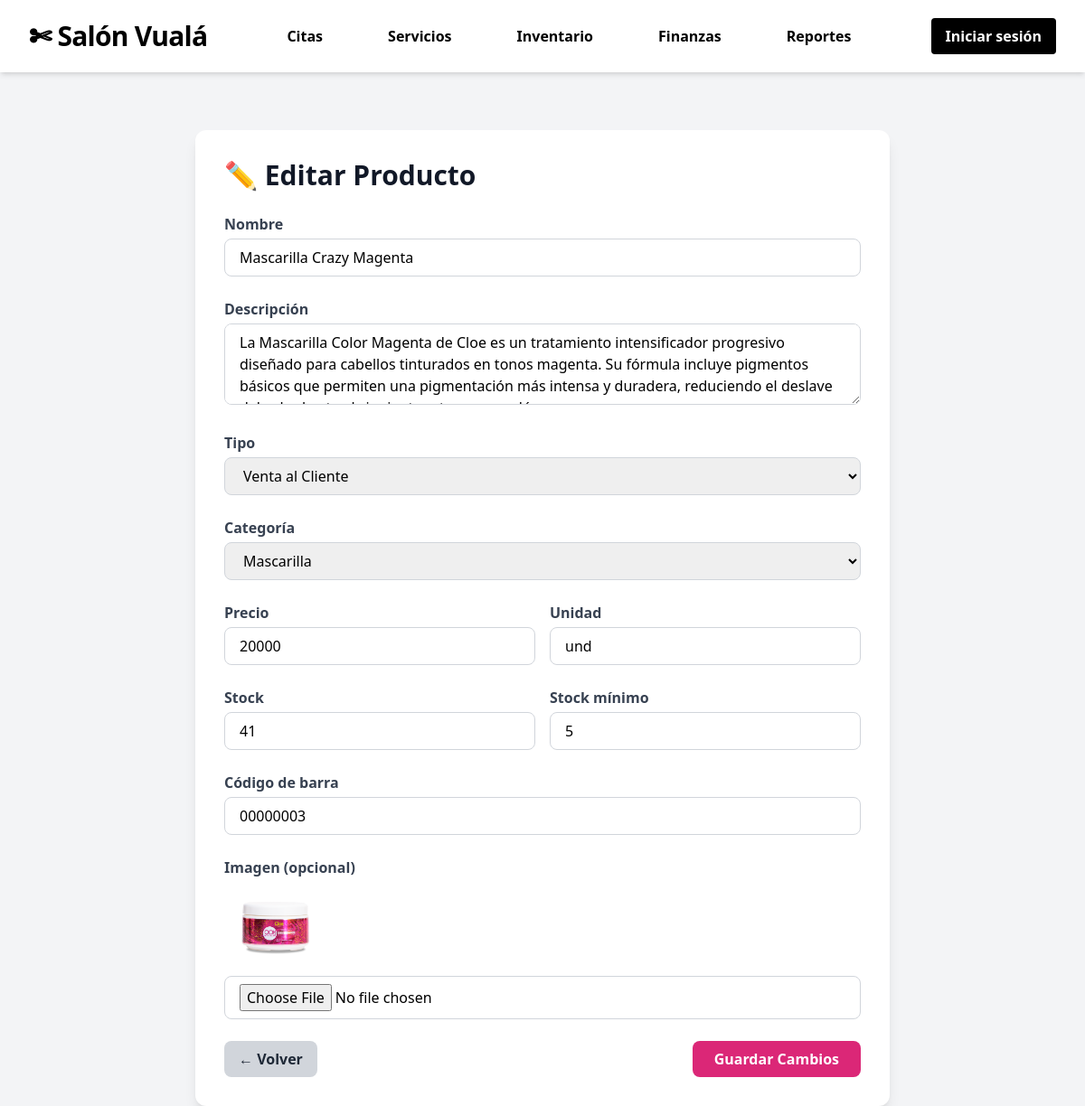
Page /inventario/editar/4/ on the earlier database version.
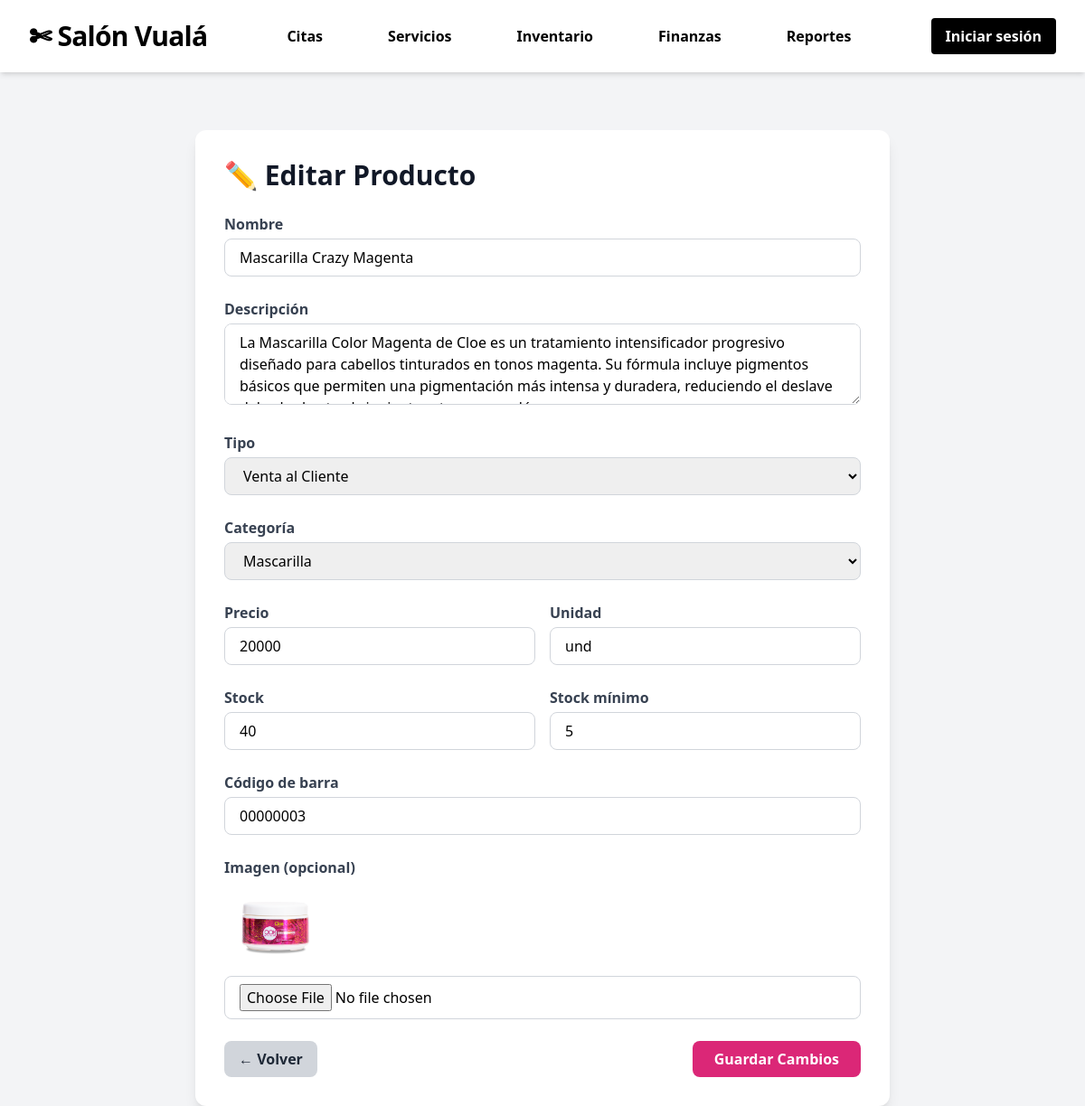
Same page on the later database version.
### inventario/models.py (models this page shows, shortened)
class Producto(models.Model):
    TIPO_CHOICES = [
        ("venta", "Venta al Cliente"),
        ("insumo", "Consumo Interno"),
    ]
    CATEGORIA_CHOICES = [
        ("shampoo", "Shampoo"),
        ("acondicionador", "Acondicionador"),
        ("mascarilla", "Mascarilla / Máscara"),
        ("aceite", "Aceite / Aceite"),
        ("otros", "Otros"),
    ]
    nombre = models.CharField(max_length=100)
    descripcion = models.TextField(blank=True)
    tipo = models.CharField(max_length=10, choices=TIPO_CHOICES, default="venta")
    categoria = models.CharField(
        max_length=20,
        choices=CATEGORIA_CHOICES,
        default="otros"
    )
    precio = models.PositiveIntegerField(default=0)
    stock = models.PositiveIntegerField(default=0)
    stock_minimo = models.PositiveIntegerField(default=5)
    codigo_barra = models.CharField(max_length=50, unique=True)
    unidad = models.CharField(max_length=20, default="und")
    imagen = models.ImageField(upload_to="productos/", blank=True, null=True)

### inventario/views.py (the view, shortened to what this page needs)
# urls.py: path('editar/<int:id>/', views.editar_producto, name='editar_producto'),
def editar_producto(request, id):
    producto = Producto.objects.get(id=id)
    return render(request, 'inventario/editar_producto.html', {'producto': producto})

### inventario/templates/inventario/editar_producto.html (shortened to what this page needs)
{% extends "inicio/base_dashboard.html" %}
{% block content %}
<div class="max-w-3xl mx-auto bg-white shadow-lg rounded-xl p-8 mt-10">
    <h1 class="text-3xl font-bold text-gray-900 mb-6">✏️ Editar Producto</h1>
    <form action="" method="POST" enctype="multipart/form-data" class="space-y-6">
        <div>
            <label class="block font-semibold text-gray-700 mb-1">Nombre</label>
            <input type="text" name="nombre" value="{{ producto.nombre }}" required
                   class="w-full border border-gray-300 rounded-lg px-4 py-2 focus:ring-pink-500 focus:border-pink-500">
        </div>
        <div>
            <label class="block font-semibold text-gray-700 mb-1">Descripción</label>
            <textarea name="descripcion" rows="3"
                      class="w-full border border-gray-300 rounded-lg px-4 py-2 focus:ring-pink-500 focus:border-pink-500">{{ producto.descripcion }}</textarea>
        </div>
        <div>
            <label class="block font-semibold text-gray-700 mb-1">Tipo</label>
            <select name="tipo"
                    class="w-full border border-gray-300 rounded-lg px-4 py-2 focus:ring-pink-500 focus:border-pink-500">
                <option value="venta" {% if producto.tipo == "venta" %}selected{% endif %}>Venta al Cliente</option>
            </select>
        </div>
        <div>
            <label class="block font-semibold text-gray-700 mb-1">Categoría</label>
            <select name="categoria"
                    class="w-full border border-gray-300 rounded-lg px-4 py-2 focus:ring-pink-500 focus:border-pink-500">
                <option value="mascarilla" {% if producto.categoria == "mascarilla" %}selected{% endif %}>Mascarilla</option>
            </select>
        </div>
        <div class="grid grid-cols-2 gap-4">
            <div>
                <label class="block font-semibold text-gray-700 mb-1">Precio</label>
                <input type="number" name="precio" required value="{{ producto.precio }}"
                       class="w-full border border-gray-300 rounded-lg px-4 py-2 focus:ring-pink-500 focus:border-pink-500">
            </div>
            <div>
                <label class="block font-semibold text-gray-700 mb-1">Unidad</label>
                <input type="text" name="unidad" value="{{ producto.unidad }}"
                       class="w-full border border-gray-300 rounded-lg px-4 py-2 focus:ring-pink-500 focus:border-pink-500">
            </div>
        </div>
        <div class="grid grid-cols-2 gap-4">
            <div>
                <label class="block font-semibold text-gray-700 mb-1">Stock</label>
                <input type="number" name="stock" required value="{{ producto.stock }}"
                       class="w-full border border-gray-300 rounded-lg px-4 py-2 focus:ring-pink-500 focus:border-pink-500">
            </div>
            <div>
                <label class="block font-semibold text-gray-700 mb-1">Stock mínimo</label>
                <input type="number" name="stock_minimo" value="{{ producto.stock_minimo }}"
                       class="w-full border border-gray-300 rounded-lg px-4 py-2 focus:ring-pink-500 focus:border-pink-500">
            </div>
        </div>
        <div>
            <label class="block font-semibold text-gray-700 mb-1">Código de barra</label>
            <input type="text" name="codigo_barra" required value="{{ producto.codigo_barra }}"
                   class="w-full border border-gray-300 rounded-lg px-4 py-2 focus:ring-pink-500 focus:border-pink-500">
        </div>
        <div>
            <label class="block font-semibold text-gray-700 mb-1">Imagen (opcional)</label>
            {% if producto.imagen %}
                <img src="{{ producto.imagen.url }}" alt="Imagen actual" class="h-24 mb-2 rounded">
            {% endif %}
            <input type="file" name="imagen" accept="image/*"
                   class="w-full border border-gray-300 rounded-lg px-4 py-2">
        </div>
        <div class="flex justify-between mt-6">
            <a href="{% url 'inventario' %}"
               class="px-4 py-2 rounded-lg bg-gray-300 text-gray-800 font-semibold hover:bg-gray-400">
                ← Volver
            </a>
            <button class="px-6 py-2 rounded-lg bg-pink-600 text-white font-bold hover:bg-pink-700">
                Guardar Cambios
            </button>
        </div>
    </form>
</div>
{% endblock %}

### inicio/templates/inicio/base_dashboard.html (shortened to what this page needs)
{% load static %}
<!DOCTYPE html>
<html lang="es">
<head>
    <script src="https://cdn.tailwindcss.com"></script>
</head>
<body class="bg-gray-100">
    {% include "inicio/navbar.html" %}
    <main class="pt-6 px-6">
        {% block content %}
        {% endblock %}
    </main>
</body>
</html>

### inicio/templates/inicio/navbar.html (shortened to what this page needs)
{% load static %}
<nav class="bg-white text-black shadow-md">
    <div class="max-w-screen-2xl mx-auto px-4 sm:px-6 lg:px-8">
        <div class="gsap-nav-wrapper flex justify-between h-20 items-center gap-12 opacity-0">
            <div class="flex-shrink-0 flex items-center">
                <div class="gsap-logo">
                    <a href="{% url 'dashboard' %}"
                        class="text-3xl font-bold tracking-tight hover:text-pink-400 transition-colors">
                        ✄ Salón Vualá
                    </a>
                </div>
            </div>
            <div class="hidden md:flex md:items-center space-x-10">
                <div class="flex items-center space-x-8">
                    <div class="gsap-nav-item">
                        <a href="{% url 'citas' %}"
                            class="hover:text-white hover:bg-black font-bold rounded-md px-5 py-3 transition-colors">Citas</a>
                    </div>
                    <div class="gsap-nav-item">
                        <a href="{% url 'lista_servicios' %}"
                            class="hover:text-white hover:bg-black font-bold rounded-md px-5 py-3 transition-colors">Servicios</a>
                    </div>
                    <div class="gsap-nav-item">
                        <a href="{% url 'inventario' %}"
                            class="hover:text-white hover:bg-black font-bold rounded-md px-5 py-3 transition-colors">Inventario</a>
                    </div>
                    <div class="gsap-nav-item">
                        <a href="{% url 'finanzas' %}"
                            class="hover:text-white hover:bg-black font-bold rounded-md px-5 py-3 transition-colors">Finanzas</a>
                    </div>
                    <div class="gsap-nav-item">
                        <a href="{% url 'reportes' %}"
                            class="hover:text-white hover:bg-black font-bold rounded-md px-5 py-3 transition-colors">Reportes</a>
                    </div>
                </div>
            </div>
            <div class="hidden md:flex md:items-center gsap-user-box">
                {% if request.user.is_authenticated %}
                <span class="mr-6 text-blue-800 font-medium text-lg">Hola, {{ request.user.first_name|default:request.user.username }}</span>
                <a href="{% url 'logout_usuario' %}"
                    class="bg-red-500 text-white px-4 py-2 rounded hover:bg-red-600 transition-colors">Cerrar sesión</a>
                {% else %}
                <a href=""
                    class="bg-black text-white font-bold px-4 py-2 rounded hover:bg-pink-400 transition-colors">Iniciar
                    sesión</a>
                {% endif %}
            </div>
        </div>
    </div>
</nav>

Differences in the rows shown:
changed Producto "Mascarilla Crazy Magenta": stock "41" → "40"
